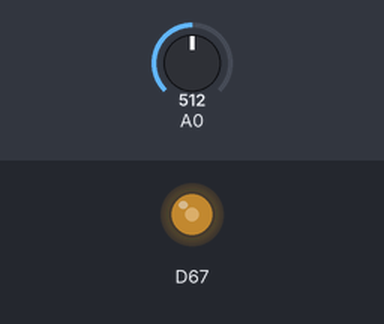
A sketch run on a simulated Arduino Due. Shown: output pins drawn as LEDs (lit = HIGH). The inputs (shaded band) are chosen by the test bench; at power-on: A0 = 512 (analog values on the 0–1023 scale).

Above: at 1.2 s.
1.3 s: A0 set to 306
At 2.4 s:
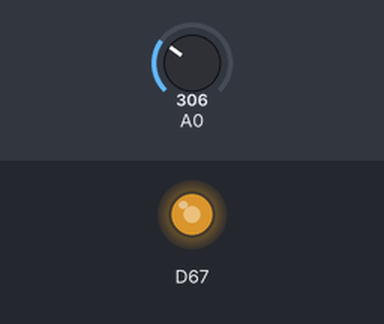
2.8 s: A0 set to 122
At 3.5 s:
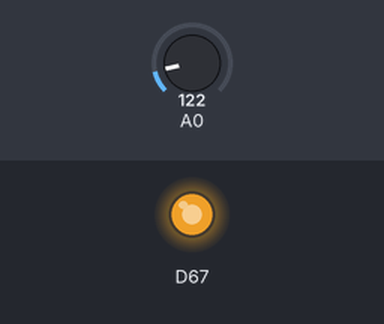
4.3 s: A0 set to 900
At 4.7 s:
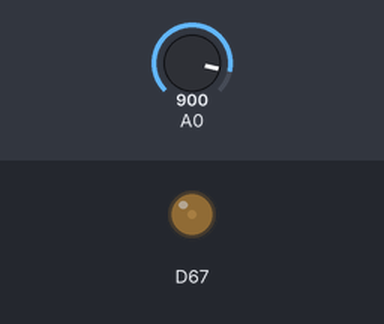
5.8 s: A0 set to 1023
At 7.0 s:
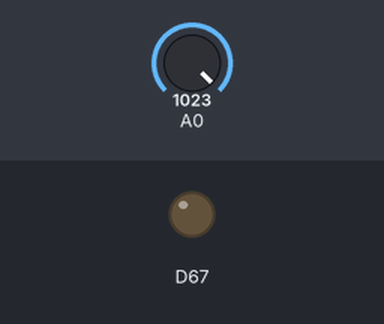
7.3 s: A0 set to 511
At 8.2 s:
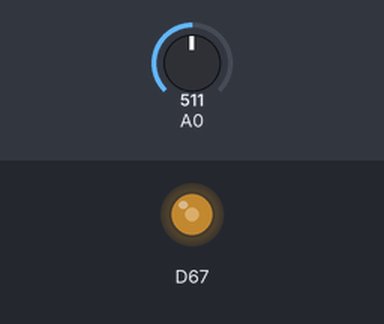
Timing chart, 0 to 9.8 s (numbered marks = the images above; inputs shaded):
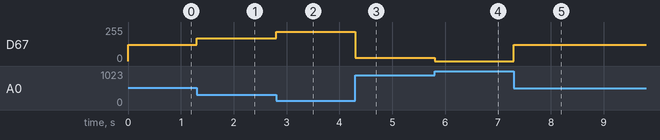

The sketch:

testSpeed.ino
```cpp
// testSpeed.ino

int DACBits = 12;

//PID global variables
double Setpoint = 4000, Input = 0, Output = 0;
double kp = 1;

void setup() {
	analogWriteResolution(DACBits);
	analogReadResolution(DACBits);
}

void loop() {
  Input = analogRead(A0);
  Output = kp*(Setpoint - Input);
  analogWrite(DAC1, Output);
}
```

Measured:
- after the input at 1.3 s, D67: 121/255 → 172/255 at once
- after the input at 2.8 s, D67: 172/255 → 218/255 at once
- after the input at 4.3 s, D67: 218/255 → 24/255 at once
- after the input at 5.8 s, D67: 24/255 → 0/255 at once
- after the input at 7.3 s, D67: 0/255 → 121/255 at once
